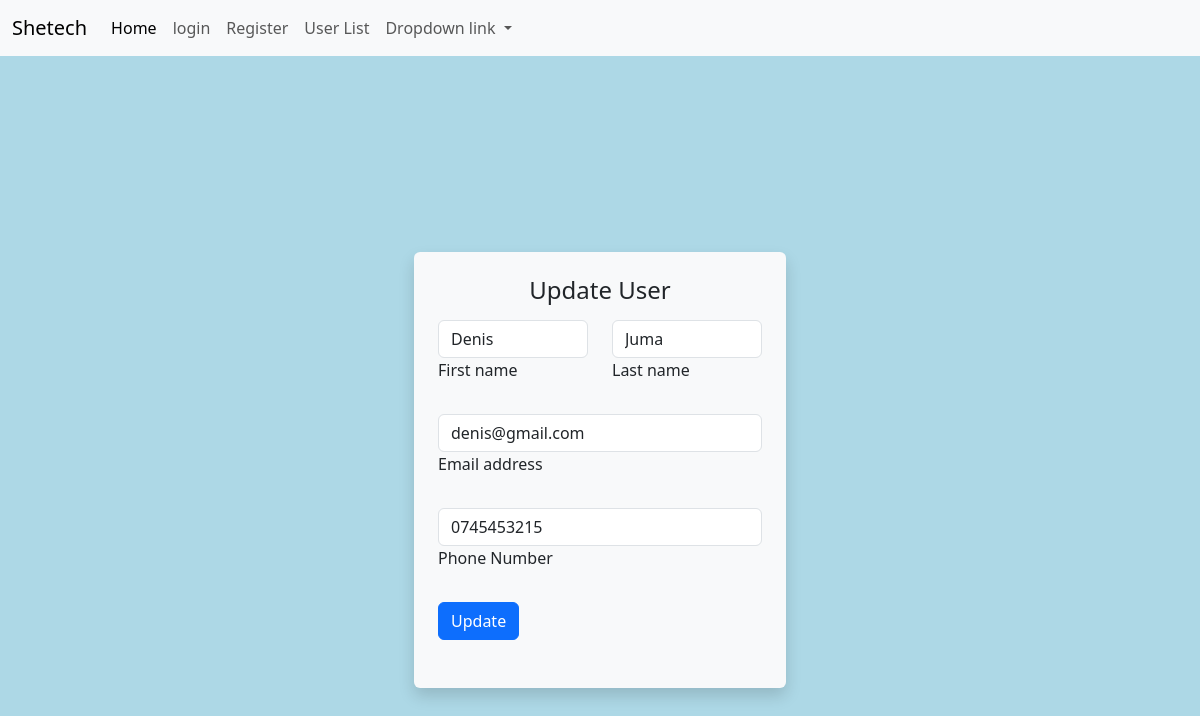
Screenshot of /update_user.php?id=5 with the database file from the repository.
### tables this page shows
CREATE TABLE `users` (
  `id` int(11) NOT NULL,
  `first_name` varchar(90) NOT NULL,
  `last_name` varchar(90) NOT NULL,
  `email` varchar(50) NOT NULL,
  `password` varchar(100) NOT NULL,
  `phone` varchar(20) NOT NULL,
  `created_at` timestamp NOT NULL DEFAULT current_timestamp()
);

### update_user.php (the view, shortened to what this page needs)
<?php
include('./connect.php');
if (isset($_GET['id'])) {
    $id = $_GET['id'];
    $sql = "SELECT * FROM users WHERE id = '$id'";
    $output = mysqli_query($conn, $sql);
    $user_to_update = mysqli_fetch_assoc($output);
}
?>
<!DOCTYPE html>
<html lang="en">
  <head>
    <link
      rel="stylesheet"
      href="https://cdn.jsdelivr.net/npm/bootstrap@5.3.3/dist/css/bootstrap.min.css"
    />
 <link rel="stylesheet" href="styles.css">
  </head>
  <body>
    <nav class="navbar navbar-expand-lg bg-body-tertiary fixed-top">
      <div class="container-fluid">
        <a class="navbar-brand" href="index.html">Shetech</a>
        <div class="collapse navbar-collapse" id="navbarNavDropdown">
          <ul class="navbar-nav">
            <li class="nav-item">
              <a class="nav-link active" aria-current="page" href="index.html">Home</a>
            </li>
            <li class="nav-item">
              <a class="nav-link" href="login.php">login</a>
            </li>
            <li class="nav-item">
              <a class="nav-link" href="register.php">Register</a>
            </li>
            <li class="nav-item">
              <a class="nav-link" href="users.php">User List</a>
            </li>
            <li class="nav-item dropdown">
              <a
                class="nav-link dropdown-toggle"
                href="#"
                role="button"
                data-bs-toggle="dropdown"
                aria-expanded="false"
              >
                Dropdown link
              </a>
            </li>
          </ul>
        </div>
      </div>
    </nav>
    <main>
     <div class="container d-flex justify-content-center align-items-center vh-100">
    <div class="col-md-4 col-sm-6 p-4 bg-light rounded shadow">
        <h4 class="text-center mb-3">Update User</h4>
        <form action="update_user.php" method="POST" >
      <div class="row mb-4">
        <div class="col">
          <div data-mdb-input-init class="form-outline">
            <input type="text" value="<?= $user_to_update['first_name'] ?>" id="form3Example1" class="form-control" name="first_name" />
            <label class="form-label" for="form3Example1">First name</label>
          </div>
        </div>
        <div class="col">
          <div data-mdb-input-init class="form-outline">
            <input type="text" value="<?= $user_to_update['last_name'] ?>" id="form3Example2" class="form-control" name="last_name" />
            <label class="form-label" for="form3Example2">Last name</label>
          </div>
        </div>
      </div>
      <div data-mdb-input-init class="form-outline mb-4">
        <input type="email" id="form3Example3" value="<?= $user_to_update['email'] ?>" class="form-control" name="email" />
        <label class="form-label" for="form3Example3">Email address</label>
      </div>
      <div data-mdb-input-init class="form-outline mb-4">
        <input type="text" value="<?= $user_to_update['phone'] ?>"  id="form3Example4" class="form-control" name="phone" />
        <label class="form-label" for="form3Example4">Phone Number</label>
      </div>
      <button data-mdb-ripple-init type="submit" name="update" class="btn btn-primary btn-block mb-4">Update</button>
    </form>
      </div>
      </div>
    </main>
  </body>
</html>

### styles.css (style rules this page uses)
body { padding-top: 70px; background-color: lightblue; }

### rows the page displays
users: first_name "Denis", last_name "Juma", email "denis@gmail.com", phone "0745453215"
